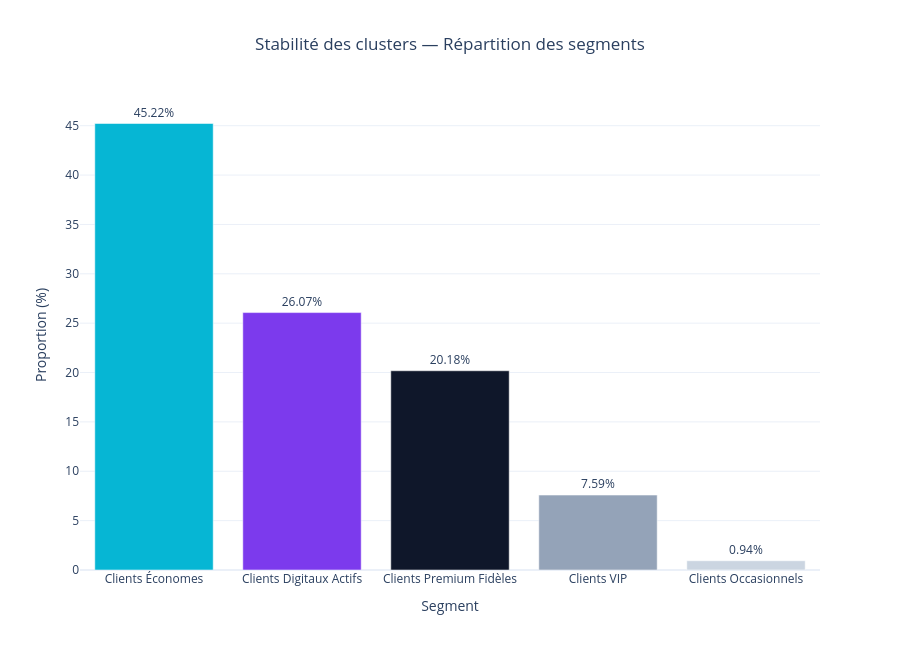

Notebook code cell kept with this figure:
### Markdown cell above
<div style="
    display:inline-block;
    border-left:5px solid #06B6D4;
    background:#ECFEFF;
    padding:10px 14px;
    border-radius:10px;
    font-family:Segoe UI;
    margin-top:15px;
    margin-bottom:10px;
    box-shadow:0 2px 8px rgba(15,23,42,0.06);
">

<h3 style="margin:0; color:#0F172A; font-size:18px; font-weight:600;">
. Stabilité des modèles et des clusters
</h3>

</div>

### Code cell
# ============================================
# STABILITÉ DES CLUSTERS
# ============================================

segment_counts = (
    client_data["Segment_Client"]
    .value_counts(normalize=True)
    .reset_index()
)

segment_counts.columns = [
    "Segment",
    "Proportion"
]

segment_counts["Proportion"] = segment_counts["Proportion"] * 100

fig = px.bar(
    segment_counts,
    x="Segment",
    y="Proportion",
    color="Segment",
    text="Proportion",
    title="Stabilité des clusters — Répartition des segments",
    color_discrete_sequence=[
        "#06B6D4",
        "#7C3AED",
        "#0F172A",
        "#94A3B8",
        "#CBD5E1"
    ]
)

fig.update_traces(
    texttemplate="%{text:.2f}%",
    textposition="outside"
)

fig.update_layout(
    template="plotly_white",
    height=650,
    title_x=0.5,
    yaxis_title="Proportion (%)",
    xaxis_title="Segment",
    showlegend=False
)

fig.show()

### Figure 1 — Plotly figure (JSON) as saved in the notebook; plotly's stock layout.template omitted (floating-point values rounded to 4 significant figures)
{"data": [{"hovertemplate": "Segment=%{x}<br>Proportion=%{text}<extra></extra>", "legendgroup": "Clients Économes", "marker": {"color": "#06B6D4", "pattern": {"shape": ""}}, "name": "Clients Économes", "orientation": "v", "showlegend": true, "text": [45.22], "textposition": "outside", "texttemplate": "%{text:.2f}%", "type": "bar", "x": ["Clients Économes"], "xaxis": "x", "y": [45.22], "yaxis": "y"}, {"hovertemplate": "Segment=%{x}<br>Proportion=%{text}<extra></extra>", "legendgroup": "Clients Digitaux Actifs", "marker": {"color": "#7C3AED", "pattern": {"shape": ""}}, "name": "Clients Digitaux Actifs", "orientation": "v", "showlegend": true, "text": [26.07], "textposition": "outside", "texttemplate": "%{text:.2f}%", "type": "bar", "x": ["Clients Digitaux Actifs"], "xaxis": "x", "y": [26.07], "yaxis": "y"}, {"hovertemplate": "Segment=%{x}<br>Proportion=%{text}<extra></extra>", "legendgroup": "Clients Premium Fidèles", "marker": {"color": "#0F172A", "pattern": {"shape": ""}}, "name": "Clients Premium Fidèles", "orientation": "v", "showlegend": true, "text": [20.18], "textposition": "outside", "texttemplate": "%{text:.2f}%", "type": "bar", "x": ["Clients Premium Fidèles"], "xaxis": "x", "y": [20.18], "yaxis": "y"}, {"hovertemplate": "Segment=%{x}<br>Proportion=%{text}<extra></extra>", "legendgroup": "Clients VIP", "marker": {"color": "#94A3B8", "pattern": {"shape": ""}}, "name": "Clients VIP", "orientation": "v", "showlegend": true, "text": [7.589], "textposition": "outside", "texttemplate": "%{text:.2f}%", "type": "bar", "x": ["Clients VIP"], "xaxis": "x", "y": [7.589], "yaxis": "y"}, {"hovertemplate": "Segment=%{x}<br>Proportion=%{text}<extra></extra>", "legendgroup": "Clients Occasionnels", "marker": {"color": "#CBD5E1", "pattern": {"shape": ""}}, "name": "Clients Occasionnels", "orientation": "v", "showlegend": true, "text": [0.9375], "textposition": "outside", "texttemplate": "%{text:.2f}%", "type": "bar", "x": ["Clients Occasionnels"], "xaxis": "x", "y": [0.9375], "yaxis": "y"}], "layout": {"barmode": "relative", "height": 650, "legend": {"title": {"text": "Segment"}, "tracegroupgap": 0}, "showlegend": false, "title": {"text": "Stabilité des clusters — Répartition des segments", "x": 0.5}, "xaxis": {"anchor": "y", "categoryarray": ["Clients Économes", "Clients Digitaux Actifs", "Clients Premium Fidèles", "Clients VIP", "Clients Occasionnels"], "categoryorder": "array", "domain": [0, 1], "title": {"text": "Segment"}}, "yaxis": {"anchor": "x", "domain": [0, 1], "title": {"text": "Proportion (%)"}}}}
